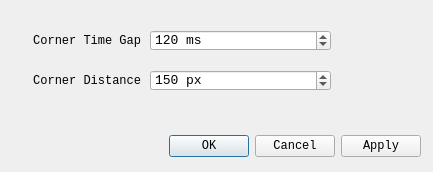
<?xml version="1.0" encoding="UTF-8"?>
<ui version="4.0">
 <class>SettingDialog</class>
 <widget class="QDialog" name="SettingDialog">
  <property name="geometry">
   <rect>
    <x>0</x>
    <y>0</y>
    <width>433</width>
    <height>172</height>
   </rect>
  </property>
  <property name="windowTitle">
   <string>Dialog</string>
  </property>
  <widget class="QDialogButtonBox" name="buttonBox">
   <property name="geometry">
    <rect>
     <x>80</x>
     <y>130</y>
     <width>341</width>
     <height>32</height>
    </rect>
   </property>
   <property name="font">
    <font>
     <family>Consolas</family>
    </font>
   </property>
   <property name="orientation">
    <enum>Qt::Horizontal</enum>
   </property>
   <property name="standardButtons">
    <set>QDialogButtonBox::Apply|QDialogButtonBox::Cancel|QDialogButtonBox::Ok</set>
   </property>
  </widget>
  <widget class="QSpinBox" name="spin_gap">
   <property name="geometry">
    <rect>
     <x>150</x>
     <y>30</y>
     <width>181</width>
     <height>21</height>
    </rect>
   </property>
   <property name="font">
    <font>
     <family>Consolas</family>
     <pointsize>10</pointsize>
    </font>
   </property>
   <property name="suffix">
    <string> ms</string>
   </property>
   <property name="minimum">
    <number>20</number>
   </property>
   <property name="maximum">
    <number>800</number>
   </property>
   <property name="stepType">
    <enum>QAbstractSpinBox::DefaultStepType</enum>
   </property>
   <property name="value">
    <number>120</number>
   </property>
  </widget>
  <widget class="QSpinBox" name="spin_dist">
   <property name="geometry">
    <rect>
     <x>150</x>
     <y>70</y>
     <width>181</width>
     <height>21</height>
    </rect>
   </property>
   <property name="font">
    <font>
     <family>Consolas</family>
     <pointsize>10</pointsize>
    </font>
   </property>
   <property name="showGroupSeparator" stdset="0">
    <bool>false</bool>
   </property>
   <property name="suffix">
    <string> px</string>
   </property>
   <property name="minimum">
    <number>10</number>
   </property>
   <property name="maximum">
    <number>2000</number>
   </property>
   <property name="stepType">
    <enum>QAbstractSpinBox::DefaultStepType</enum>
   </property>
   <property name="value">
    <number>150</number>
   </property>
  </widget>
  <widget class="QLabel" name="label">
   <property name="geometry">
    <rect>
     <x>30</x>
     <y>30</y>
     <width>111</width>
     <height>21</height>
    </rect>
   </property>
   <property name="font">
    <font>
     <family>Consolas</family>
    </font>
   </property>
   <property name="layoutDirection">
    <enum>Qt::LeftToRight</enum>
   </property>
   <property name="text">
    <string>Corner Time Gap</string>
   </property>
   <property name="alignment">
    <set>Qt::AlignRight|Qt::AlignTrailing|Qt::AlignVCenter</set>
   </property>
  </widget>
  <widget class="QLabel" name="label_2">
   <property name="geometry">
    <rect>
     <x>20</x>
     <y>70</y>
     <width>121</width>
     <height>21</height>
    </rect>
   </property>
   <property name="font">
    <font>
     <family>Consolas</family>
    </font>
   </property>
   <property name="layoutDirection">
    <enum>Qt::LeftToRight</enum>
   </property>
   <property name="text">
    <string>Corner Distance</string>
   </property>
   <property name="alignment">
    <set>Qt::AlignRight|Qt::AlignTrailing|Qt::AlignVCenter</set>
   </property>
  </widget>
 </widget>
 <resources/>
 <connections>
  <connection>
   <sender>buttonBox</sender>
   <signal>accepted()</signal>
   <receiver>SettingDialog</receiver>
   <slot>accept()</slot>
   <hints>
    <hint type="sourcelabel">
     <x>248</x>
     <y>254</y>
    </hint>
    <hint type="destinationlabel">
     <x>157</x>
     <y>274</y>
    </hint>
   </hints>
  </connection>
  <connection>
   <sender>buttonBox</sender>
   <signal>rejected()</signal>
   <receiver>SettingDialog</receiver>
   <slot>reject()</slot>
   <hints>
    <hint type="sourcelabel">
     <x>316</x>
     <y>260</y>
    </hint>
    <hint type="destinationlabel">
     <x>286</x>
     <y>274</y>
    </hint>
   </hints>
  </connection>
 </connections>
</ui>
